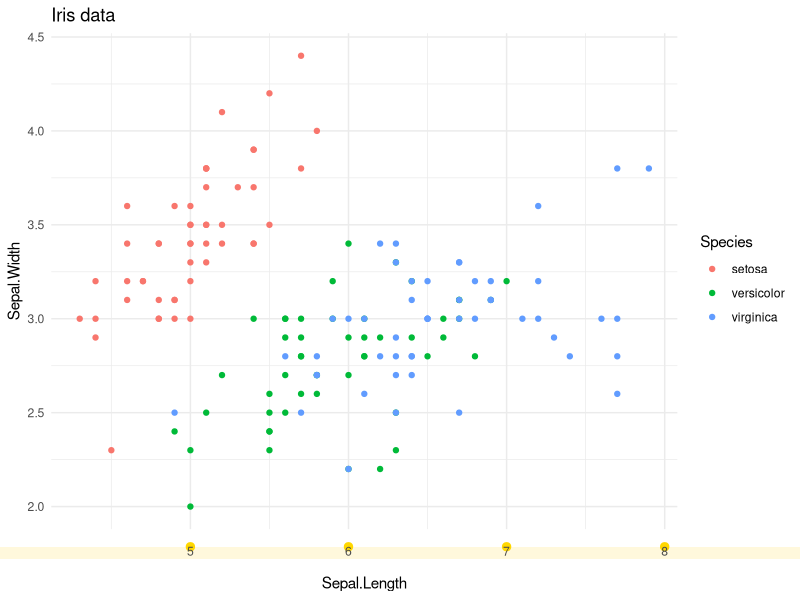
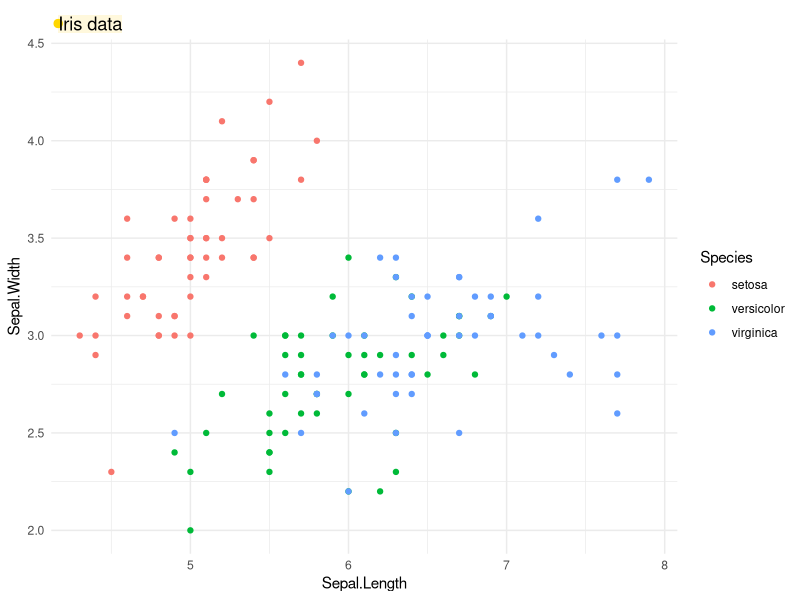
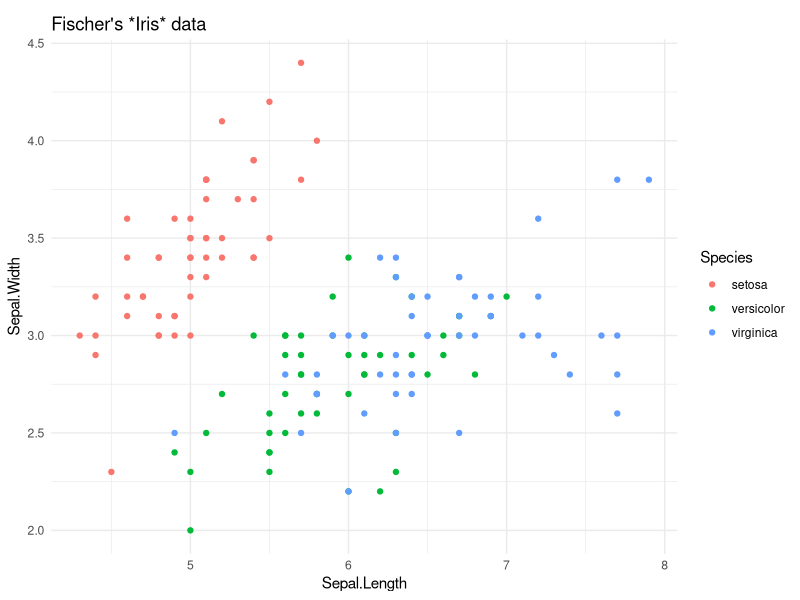

Recreate these plots in R, in order.
library(ggplot2)
library(grid)
library(gridtext)
library(rlang)
library(tibble)

# define new theme element that inherits from `element_text()`
element_label <- function(family = NULL, face = NULL, colour = NULL, size = NULL,
                          hjust = NULL, vjust = NULL, angle = NULL, lineheight = NULL,
                          color = NULL, margin = NULL,
                          debug = FALSE, inherit.blank = FALSE) {
  if (!is.null(color))
    colour <- color
  structure(
    list(
      family = family, face = face, colour = colour,
      size = size, hjust = hjust, vjust = vjust, angle = angle,
      lineheight = lineheight, margin = margin, debug = debug,
      inherit.blank = inherit.blank),
    class = c("element_label", "element_text", "element")
  )
}

# helper function to set up data frame with graphical parameters
list_to_table <- function(l) {
  lengths <- vapply(l, length, numeric(1))

  # remove length 0 cases
  l[lengths == 0L] <- NULL

  do.call(tibble, l)
}

# rendering of the theme element is handled by `labels_grob()`
element_grob.element_label <- function(element, label = "", x = NULL, y = NULL,
                                       family = NULL, face = NULL, colour = NULL, size = NULL,
                                       hjust = NULL, vjust = NULL, angle = NULL, lineheight = NULL,
                                       margin = NULL, margin_x = FALSE, margin_y = FALSE, ...) {
  if (is.null(label))
    return(ggplot2:::zeroGrob())

  vj <- vjust %||% element$vjust
  hj <- hjust %||% element$hjust
  margin <- margin %||% element$margin %||% ggplot2::margin(0, 0, 0, 0)
  angle <- angle %||% element$angle %||% 0

  x <- x %||% hj
  if (!is.unit(x))
    x <- unit(x, "npc")
  y <- y %||% vj
  if (!is.unit(y))
    y <- unit(y, "npc")

  # The gp settings can override element_gp
  gp <- gpar(fontsize = size, col = colour,
             fontfamily = family, fontface = face,
             lineheight = lineheight)
  element_gp <- gpar(fontsize = element$size, col = element$colour,
                     fontfamily = element$family, fontface = element$face,
                     lineheight = element$lineheight)
  gp <- ggplot2:::modify_list(element_gp, gp)

  gl <- list(
    label = label,
    x = x,
    y = y,
    hjust = hj,
    vjust = vj,
    angle = angle,
    color = gp$col,
    fontsize = gp$fontsize,
    fontfamily = gp$fontfamily,
    fontface = gp$fontface,
    lineheight = gp$lineheight,
    padding = list(margin)
  )
  label_data <- list_to_table(gl)

  labels_grob(label_data, debug = element$debug)
}

# draw plot with alternative axis rendering
ggplot(iris, aes(Sepal.Length, Sepal.Width, color = Species)) +
  geom_point() +
  ggtitle("Iris data") +
  theme_minimal() +
  theme(
    axis.text.x = element_label(
      hjust = 0.5, vjust = 1, angle = 0, debug = TRUE,
      margin = ggplot2::margin(10, 2, 10, 2)
    )
  )

# draw plot with alternative title rendering
ggplot(iris, aes(Sepal.Length, Sepal.Width, color = Species)) +
  geom_point() +
  ggtitle("Iris data") +
  theme_minimal() +
  theme(
    plot.title = element_label(
      hjust = 0, vjust = 0.5, angle = 0, debug = TRUE,
      margin = ggplot2::margin(5, 5, 5, 5)
    )
  )

library(ggplot2)
library(grid)
library(gridtext)

# define new theme element that inherits from `element_text()`
element_markdown <- function(family = NULL, face = NULL, colour = NULL, size = NULL,
                          hjust = NULL, vjust = NULL, angle = NULL, lineheight = NULL,
                          color = NULL, margin = NULL,
                          debug = FALSE, inherit.blank = FALSE) {
  if (!is.null(color))
    colour <- color
  structure(
    list(
      family = family, face = face, colour = colour,
      size = size, hjust = hjust, vjust = vjust, angle = angle,
      lineheight = lineheight, margin = margin, debug = debug,
      inherit.blank = inherit.blank),
    class = c("element_markdown", "element_text", "element")
  )
}

# rendering of the theme element is handled by `labels_grob()`
element_grob.element_markdown <- function(element, label = "", x = NULL, y = NULL,
                                          family = NULL, face = NULL, colour = NULL, size = NULL,
                                          hjust = NULL, vjust = NULL, angle = NULL, lineheight = NULL,
                                          margin = NULL, margin_x = FALSE, margin_y = FALSE, ...) {
  if (is.null(label))
    return(ggplot2:::zeroGrob())

  vj <- vjust %||% element$vjust
  hj <- hjust %||% element$hjust
  margin <- margin %||% element$margin %||% ggplot2::margin(0, 0, 0, 0)
  angle <- angle %||% element$angle %||% 0

  x <- x %||% hj
  if (!is.unit(x))
    x <- unit(x, "npc")
  y <- y %||% vj
  if (!is.unit(y))
    y <- unit(y, "npc")

  markdown_grob(label, x = x, y = y, hjust = hj, vjust = vj, angle = angle,
                padding = margin, debug = element$debug)
}

# draw plot with alternative title rendering
ggplot(iris, aes(Sepal.Length, Sepal.Width, color = Species)) +
  geom_point() +
  ggtitle("Fischer's *Iris* data") +
  theme_minimal() +
  theme(
    plot.title = element_markdown(
      hjust = 0, vjust = 0.5, margin = ggplot2::margin(5, 0, 5, 0)
    )
  )
